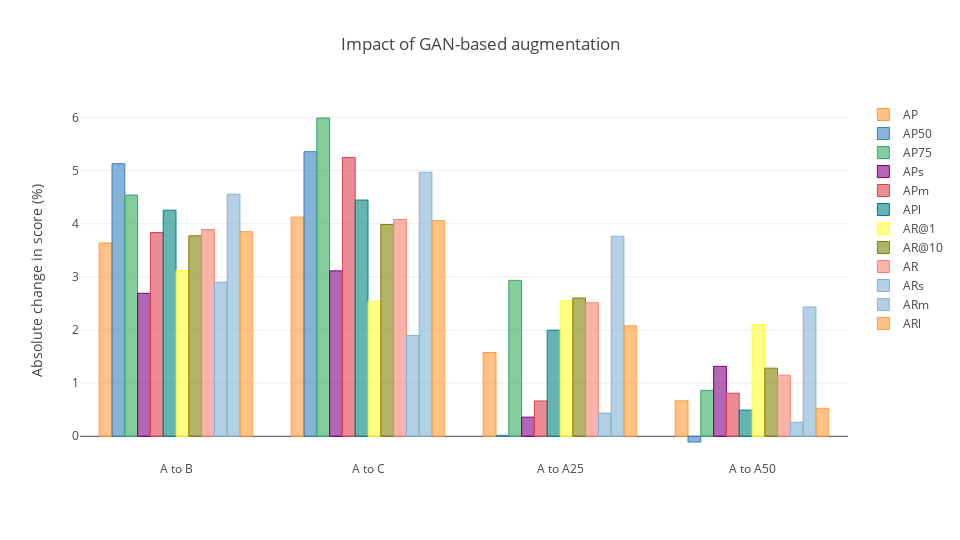

Notebook source saved alongside this figure:
### Code cell
layout = {
    "title": "Impact of GAN-based augmentation",
    "yaxis": {
        "title": "Absolute change in score (%)"
    },
    "width": 960,
    "height": 540
}
fig = df_combined.iplot(kind = "bar", y = ["AP", "AP50", "AP75", "APs", "APm", "APl", "AR@1", "AR@10", "AR", "ARs", "ARm", "ARl"], layout = layout, asFigure = True)
py.offline.iplot(fig, show_link = False, config = config)

### Figure 1 — Plotly figure (JSON) as saved in the notebook; plotly's stock layout.template omitted (floating-point values rounded to 4 significant figures)
{"data": [{"marker": {"color": "rgba(255, 153, 51, 0.6)", "line": {"color": "rgba(255, 153, 51, 1.0)", "width": 1}}, "name": "AP", "orientation": "v", "text": "", "type": "bar", "uid": "6a3c41f1-6431-49c6-b02d-c7899acfa7d1", "x": ["A to B", "A to C", "A to A25", "A to A50"], "y": [3.637, 4.124, 1.576, 0.6676]}, {"marker": {"color": "rgba(55, 128, 191, 0.6)", "line": {"color": "rgba(55, 128, 191, 1.0)", "width": 1}}, "name": "AP50", "orientation": "v", "text": "", "type": "bar", "uid": "b2a4ecc0-3ed4-4db0-8bb5-18090a65c752", "x": ["A to B", "A to C", "A to A25", "A to A50"], "y": [5.129, 5.355, 0.0184, -0.1074]}, {"marker": {"color": "rgba(50, 171, 96, 0.6)", "line": {"color": "rgba(50, 171, 96, 1.0)", "width": 1}}, "name": "AP75", "orientation": "v", "text": "", "type": "bar", "uid": "53843923-be6c-4dc1-beeb-8620de102dfe", "x": ["A to B", "A to C", "A to A25", "A to A50"], "y": [4.54, 5.989, 2.934, 0.8646]}, {"marker": {"color": "rgba(128, 0, 128, 0.6)", "line": {"color": "rgba(128, 0, 128, 1.0)", "width": 1}}, "name": "APs", "orientation": "v", "text": "", "type": "bar", "uid": "3f3ae22a-6c31-4355-ac63-6d22eae1c0ac", "x": ["A to B", "A to C", "A to A25", "A to A50"], "y": [2.691, 3.113, 0.3605, 1.317]}, {"marker": {"color": "rgba(219, 64, 82, 0.6)", "line": {"color": "rgba(219, 64, 82, 1.0)", "width": 1}}, "name": "APm", "orientation": "v", "text": "", "type": "bar", "uid": "2fafa846-d652-4011-ac00-6baf05898b95", "x": ["A to B", "A to C", "A to A25", "A to A50"], "y": [3.834, 5.245, 0.6646, 0.8099]}, {"marker": {"color": "rgba(0, 128, 128, 0.6)", "line": {"color": "rgba(0, 128, 128, 1.0)", "width": 1}}, "name": "APl", "orientation": "v", "text": "", "type": "bar", "uid": "1e5e9abe-6810-4912-9e32-04a167caad32", "x": ["A to B", "A to C", "A to A25", "A to A50"], "y": [4.254, 4.445, 1.995, 0.4927]}, {"marker": {"color": "rgba(255, 255, 51, 0.6)", "line": {"color": "rgba(255, 255, 51, 1.0)", "width": 1}}, "name": "AR@1", "orientation": "v", "text": "", "type": "bar", "uid": "511edb9c-fbdb-4525-a8ea-f1e6ff5c325f", "x": ["A to B", "A to C", "A to A25", "A to A50"], "y": [3.12, 2.54, 2.552, 2.099]}, {"marker": {"color": "rgba(128, 128, 0, 0.6)", "line": {"color": "rgba(128, 128, 0, 1.0)", "width": 1}}, "name": "AR@10", "orientation": "v", "text": "", "type": "bar", "uid": "08da5794-937f-477c-bf9d-0e6f0242038b", "x": ["A to B", "A to C", "A to A25", "A to A50"], "y": [3.772, 3.986, 2.602, 1.283]}, {"marker": {"color": "rgba(251, 128, 114, 0.6)", "line": {"color": "rgba(251, 128, 114, 1.0)", "width": 1}}, "name": "AR", "orientation": "v", "text": "", "type": "bar", "uid": "bef5174b-d268-4c58-87a8-1effebf403d2", "x": ["A to B", "A to C", "A to A25", "A to A50"], "y": [3.89, 4.079, 2.514, 1.149]}, {"marker": {"color": "rgba(128, 177, 211, 0.6)", "line": {"color": "rgba(128, 177, 211, 1.0)", "width": 1}}, "name": "ARs", "orientation": "v", "text": "", "type": "bar", "uid": "384412e6-de18-49d6-824c-3e69804a6ce1", "x": ["A to B", "A to C", "A to A25", "A to A50"], "y": [2.898, 1.899, 0.4354, 0.2643]}, {"marker": {"color": "rgba(128, 177, 211, 0.6)", "line": {"color": "rgba(128, 177, 211, 0.8999999999999999)", "width": 1}}, "name": "ARm", "orientation": "v", "text": "", "type": "bar", "uid": "02a462c8-6834-4938-860b-3b3128d69c2b", "x": ["A to B", "A to C", "A to A25", "A to A50"], "y": [4.556, 4.968, 3.765, 2.434]}, {"marker": {"color": "rgba(255, 153, 51, 0.6)", "line": {"color": "rgba(255, 153, 51, 0.8999999999999999)", "width": 1}}, "name": "ARl", "orientation": "v", "text": "", "type": "bar", "uid": "8c00524c-d491-4a6f-bfbf-8e4815ec2187", "x": ["A to B", "A to C", "A to A25", "A to A50"], "y": [3.85, 4.058, 2.079, 0.5264]}], "layout": {"height": 540, "title": {"text": "Impact of GAN-based augmentation"}, "width": 960, "yaxis": {"title": {"text": "Absolute change in score (%)"}}}}
